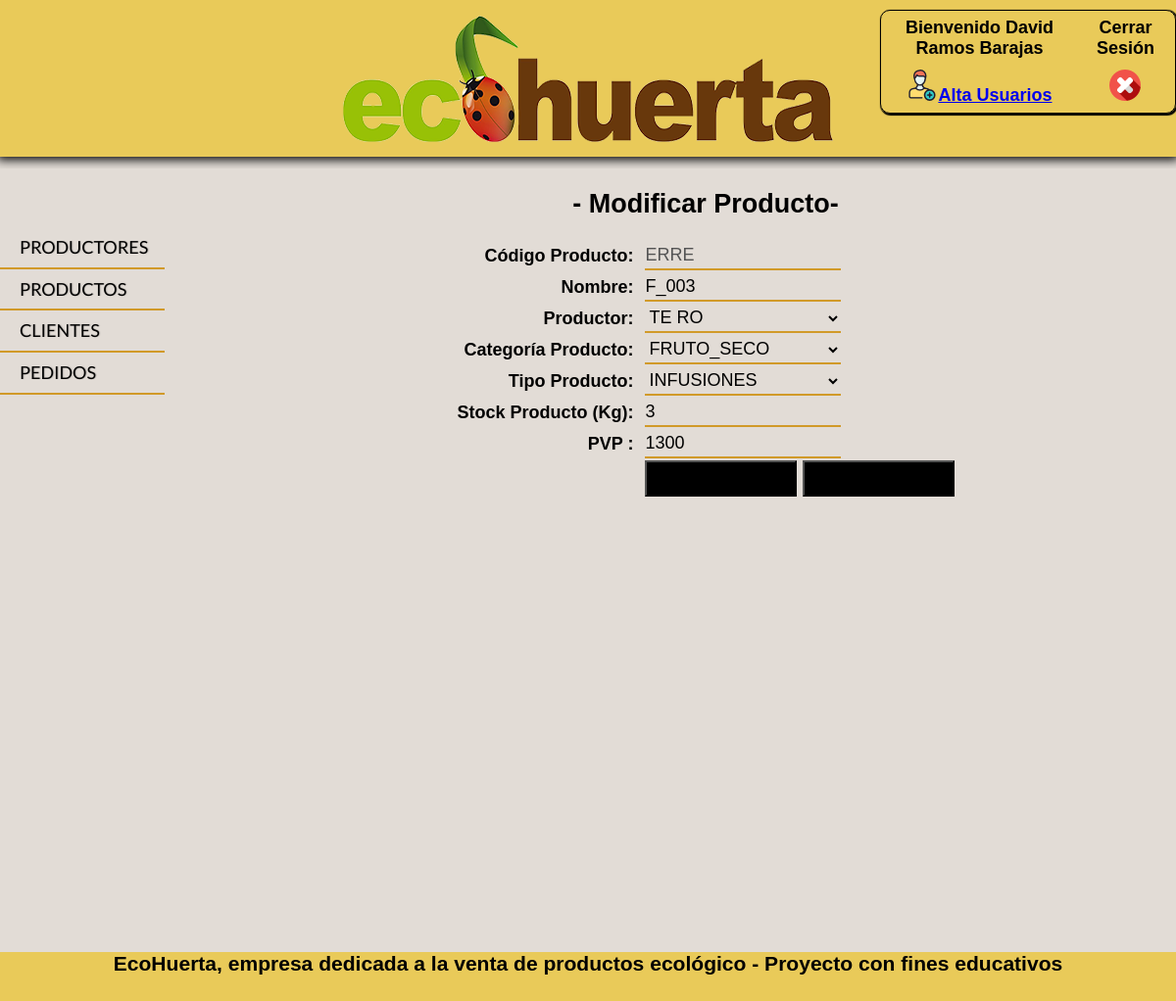
/php/modificar_producto.php?ref=ERRE (signed in), run on the app's committed database.
### tables this page shows
CREATE TABLE `productos` (
  `ID_PRODUCTO` varchar(5) NOT NULL,
  `ID_PRODUCTOR` varchar(5) NOT NULL,
  `NOM_COMERCIAL_PRODUCTO` varchar(30) NOT NULL,
  `TIPO_PRODUCTO` varchar(20) NOT NULL,
  `FAMILIA_PRODUCTO` varchar(20) NOT NULL,
  `KG_STOCK_PRODUCTO` int(4) NOT NULL,
  `PVP_KG_STOCK` float NOT NULL,
  `IMAGEN_PRODUCTO` longblob
);

### resources/funciones/modificar.php (called while the page is built)
<?php
function consultar_productores_modificar($sql){
    include("config.php");
    try {
        $conn = new PDO('mysql:host='.$host.';dbname=' . $bd, $usuario, $pass, array(PDO::MYSQL_ATTR_INIT_COMMAND => 'SET NAMES  \'UTF8\''));
        $conn->setAttribute(PDO::ATTR_ERRMODE, PDO::ERRMODE_EXCEPTION);
    } catch (PDOException $e) {
        print "  <p>Error: No puede conectarse con la base de datos.</p>\n\n";
        print "  <p>Error: " . $e->getMessage() . "</p>\n";
        exit();
    }
    $statement = $conn ->prepare($sql);
    $statement->execute();
    $fila  = $statement -> fetch(PDO::FETCH_ASSOC);
    return $fila;
};

### php/modificar_producto.php (the view, shortened to what this page needs)
<!doctype html>
<html lang="es">
<head>
    <link rel="stylesheet" href="../css/layout.css">
    <link rel="stylesheet" href="../css/consulta_productor.css">
    <link rel="stylesheet" href="../css/normalize.css">
</head>
<body>
<div id="contenedor">
    <?php include_once("../resources/estructura/datoslogin.php");
    include_once("../resources/funciones/conectaBBDD.php")?>
    <header>
        <?php include_once("../resources/estructura/header.php")?>
    </header>
    <section>
        <?php include_once("../resources/estructura/menu_lateral.php")?>
    </section>
    <article>
        <?php include_once("../resources/funciones/funciones_productores.php");
        include_once("../resources/funciones/provincias.php");
        include_once("../resources/funciones/modificar.php");
        $select_producto = '"'.$_GET['ref'].'"';
        $sql = "SELECT * FROM productos WHERE ID_PRODUCTO= $select_producto";
        $datos=consultar_productores_modificar($sql);
        ?>
        <section id="consulta_productor">
            <br>
            <h2 align="center"> - Modificar Producto- </h2>
            <br>
            <table id="tablaformu">
                <form name="alta_productores" class="formu" method="post" action="#">
                    <tr>
                        <td><label>Código Producto:</label></td>
                        <td><input type="text" name="id_producto" id="id_producto" value="<?php echo $datos['ID_PRODUCTO'] ?>" disabled>
                        </td>
                    </tr>
                    <tr>
                        <td><label>Nombre:</label></td>
                        <td><input type="text" name="nom_producto" id="nom_producto" value="<?php echo $datos['NOM_COMERCIAL_PRODUCTO'] ?>">
                        </td>
                    </tr>
                    <tr>
                        <td><label>Productor:</label></td>
                        <td><select id="select_productores" name="select_productores" onclick="check3()">
                                <option value="<?php echo $datos['ID_PRODUCTOR'] ?>"><?php echo $datos['ID_PRODUCTOR'] ?></option>
                            </select></td>
                    </tr>
                    <tr>
                        <td><label>Categoría Producto:</label></td>
                        <td><select id="select_producto_familia" name="select_producto_familia" onclick="check4()">
                                <option value="<?php echo $datos['FAMILIA_PRODUCTO'] ?>"><?php echo $datos['FAMILIA_PRODUCTO'] ?></option>
                            </select></td>
                    </tr>
                    <tr>
                        <td><label>Tipo Producto:</label></td>
                        <td><select id="select_producto_tipo" name="select_producto_tipo" onclick="check5()">
                                <option value="<?php echo $datos['TIPO_PRODUCTO'] ?>"><?php echo $datos['TIPO_PRODUCTO'] ?></option>
                            </select></td>
                    </tr>
                    <tr>
                        <td><label>Stock Producto (Kg):</label></td>
                        <td><input type="number" name="stock" id="stock" value="<?php echo $datos['KG_STOCK_PRODUCTO'] ?>">
                        </td>
                    </tr>
                    <tr>
                        <td><label>PVP </label>:</label></td>
                        <td><input type="float" name="pvp" id="pvp" value="<?php echo $datos['PVP_KG_STOCK'] ?>">
                        </td>
                    </tr>
                    <tr>
                        <td></td>
                    <td><button name="modificar_producto" >Modificar</button>
                        <button id="cancelar" name="cancelar">Cancelar</button></td>
                    </tr>
                </form>
            </table>
            <br>
        </section>
    </article>
    <footer>
        <?php include_once("../resources/estructura/footer.php")?>
    </footer>
</div>
</body>
</html>

### css/layout.css (style rules this page uses)
* { margin:0; padding: 0; }
html { font-size: 16px; font-family: 'Lato', sans-serif; }
body { background-color: #E2DCD6; }
header { width: 100%; height: 160px; background-color: #E9CA59; box-shadow: 0px 0px 10px 3px black; margin-bottom: 1%; }
section { width: 20%; margin:auto; background-color: #E2DCD6; float: left; }
article { height:800px; width: 80%; float: right; }
footer { clear: both; width: 100%; height: 50px; background-color: #E9CA59; }
@media (max-width: 1366px) { #contenedor { height: 1000px; width:100%; } }

### css/consulta_productor.css (style rules this page uses)
* { margin:0; padding: 0; box-sizing: border-box; }
html { font-family: Lato; font-size: 18px; }
#consulta_productor { width: 100%; height: 800px; }
table#tablaformu { width: 40%; border: none; margin: auto; }
#tablaformu td:first-child { text-align: right; font-weight: bold; white-space: nowrap; }
#tablaformu td:last-child { text-align: left; font-weight: bold; padding-left: 10px; white-space: nowrap; }
#tablaformu tr:last-child td { text-align: center; font-weight: bold; white-space: nowrap; }
button { padding:6px; width: 155px; background-color:ActiveBorder; }
input[type=text],[type=number],[type=float],[type=password] { width: 200px; height: 30px; outline: none; background-color: transparent; border:none; border-bottom: 2px solid #D19A29; font-size: 1rem; }
select { font-size: 1.2rem; background-color: transparent; width: 200px; height: 30px; border:none; border-bottom: 2px solid #D19A29; }

### data on the page
productos: id_producto "ERRE", nom_producto "F_003", select_productores "TE RO", select_producto_familia "FRUTO_SECO", select_producto_tipo "INFUSIONES", stock "3", pvp "1300"

### other printed values
$usuario "Bienvenido David Ramos Barajas"
